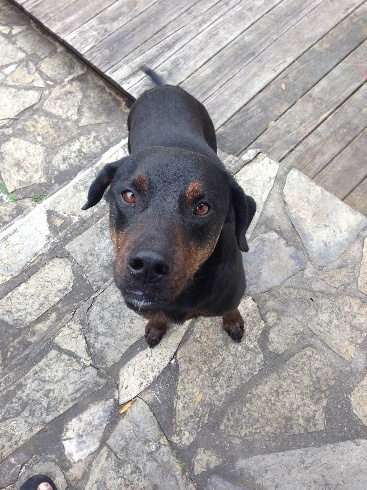
#> input picture HW1/kenny.jpg, 367 x 490 px
$ python dip_hw1_distortion.py --image kenny.jpg
#> lines starting #> are read from the running program, lines starting #| are printed output that depends on the picture
#> in main, input_image is the input picture: shape (490, 367, 3); mean B, G, R 160.2, 160, 162.6
### HW1/Transform/distortion.py
from .interpolation import interpolation
from dip import *
import math

class Distort:
    def __init__(self):
        pass

    def distortion(self, image, k):
        """Applies distortion to the image
                image: input image
                k: distortion Parameter
                return the distorted image"""
#> called with k = 0.005
        col_y, row_x, channel = image.shape
#> col_y = 490; row_x = 367; channel = 3
        xCenter = row_x // 2
#> xCenter = 183
        yCenter = col_y // 2
#> yCenter = 245

        distorted_image = zeros((col_y, row_x, channel))

        for i in range(col_y):
            for j in range(row_x):
                x_norm = j - xCenter
                y_norm = i - yCenter

                r = math.sqrt(x_norm ** 2 + y_norm ** 2)
                r_distort = (1 / (1 + k * r))

                x_distort = round(r_distort * x_norm) + xCenter
                y_distort = round(r_distort * y_norm) + yCenter

                if 0 <= y_distort < col_y and 0 <= x_distort < row_x:
                    distorted_image[y_distort, x_distort] = image[i, j]
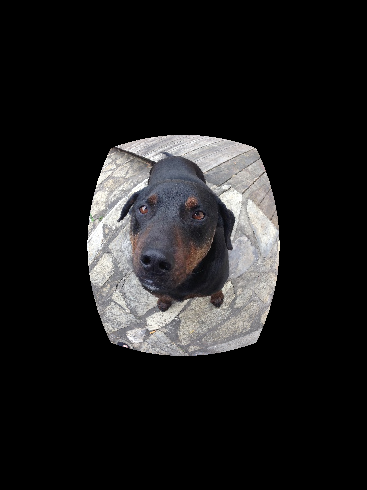
#> distorted_image: shape (490, 367, 3) float64; mean B, G, R 29.1, 28.8, 29.4

        return distorted_image

    def correction_naive(self, distorted_image, k):
        """Applies correction to a distorted image by applying the inverse of the distortion function
        image: the input image
        k: distortion parameter
        return the corrected image"""
#> called with k = 0.005
        col_y, row_x, channel = distorted_image.shape
#> col_y = 490; row_x = 367; channel = 3
        xCenter = row_x // 2
#> xCenter = 183
        yCenter = col_y // 2
#> yCenter = 245

        corrected_image = zeros((col_y, row_x, channel))
        for i in range(col_y):
            for j in range(row_x):
                x_dist = j - xCenter
                y_dist = i - yCenter

                r = math.sqrt(x_dist ** 2 + y_dist ** 2)
                r_inverse_distort = 1 + (k * r)

                x_correct = round(r_inverse_distort * x_dist) + xCenter
                y_correct = round(r_inverse_distort * y_dist) + yCenter

                if 0 <= y_correct < col_y and 0 <= x_correct < row_x:
                    corrected_image[y_correct, x_correct] = distorted_image[i, j]
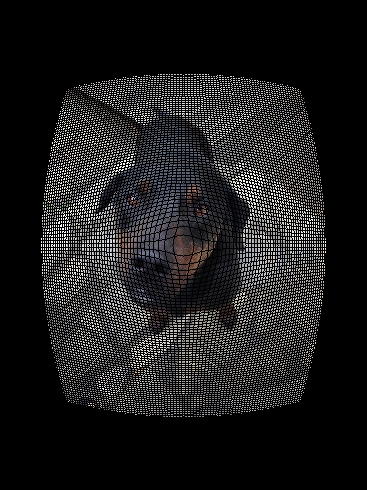
#> corrected_image: shape (490, 367, 3) float64; mean B, G, R 29.1, 28.8, 29.4

        return corrected_image

    def correction(self, distorted_image, k, interpolation_type):
        """Applies correction to a distorted image and performs interpolation
                image: the input image
                k: distortion parameter
                interpolation_type: type of interpolation to use (nearest_neighbor, bilinear)
                return the corrected image"""
#> called with k = 0.005, interpolation_type = 'nearest_neighbor'
        col_y, row_x, channel = distorted_image.shape
#> col_y = 490; row_x = 367; channel = 3
        xCenter = row_x // 2
#> xCenter = 183
        yCenter = col_y // 2
#> yCenter = 245

        corrected_img = zeros((col_y, row_x, channel))

        for i in range(col_y):
            for j in range(row_x):
                x_dist = j - xCenter
                y_dist = i - yCenter

                r = math.sqrt(x_dist ** 2 + y_dist ** 2)
                r_distort = 1 + (k * r)
                x_cd = x_dist / r_distort
                y_cd = y_dist / r_distort

                x_correct = (x_cd) + xCenter
                y_correct = (y_cd) + yCenter

                interpolate = interpolation()
                if 0 <= y_correct < col_y and 0 <= x_correct < row_x:
                        if interpolation_type == "bilinear":
                            x1 = math.ceil(x_correct)
                            x2 = math.floor(x_correct)
                            y1 = math.ceil(y_correct)
                            y2 = math.floor(y_correct)

                            bilinear = interpolate.bilinear_interpolation(x_correct, y_correct, x1, x2, y1, y2, distorted_image)
                            corrected_img[i, j] = bilinear

                        elif interpolation_type == "nearest_neighbor":
                            corrected_img[i, j] = distorted_image[round(y_correct), round(x_correct)]
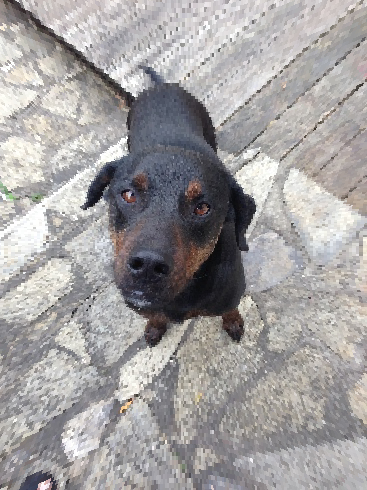
#> corrected_img: shape (490, 367, 3) float64; mean B, G, R 160, 159.8, 162.4

        return corrected_img

### HW1/dip_hw1_distortion.py
"""dip_hw1.py: Starter file to run howework 1"""

__author__      = "Pranav Mantini"
__email__ = "pmantini@uh.edu"
__version__ = "1.0.0"

import math, sys
from dip import namedWindow, imshow, waitKey, imwrite, imread
import numpy as np
from Transform.distortion import Distort


def display_image(window_name, image):
    """A function to display image"""
    namedWindow(window_name)
    imshow(window_name, image)
    waitKey(0)


def main():
    """ The main funtion that parses input arguments, calls the approrpiate
     interpolation method and writes the output image"""

    # Parse input arguments
    from argparse import ArgumentParser

    parser = ArgumentParser()

    parser.add_argument("-i", "--image", dest="image",
                        help="specify the name of the image", metavar="IMAGE")
    parser.add_argument("-k", "--distortion_parameter", dest="k",
                        help="specify the distortion parameter k", metavar="K")
    parser.add_argument("-m", "--interpolation", dest="interpolate",
                        help="specify the interpolation method (nearest_neighbor or bilinear)", metavar="INTERPOLATION METHOD")

    args = parser.parse_args()

    # Load image
    if args.image is None:
        print("Please specify the name of image")
        print("use the -h option to see usage information")
        sys.exit(2)
    else:
        image_name = args.image.split(".")[0]
        input_image = imread(args.image)

    # Check k argument
    if args.k is None:
        print("Distortion parameter is not provided")
        print("use the -h option to see usage information")
        k = 0.005
    else:
        k = float(args.k)

    # Check interpolate method argument
    if args.interpolate is None:
        print("Interpolation method not specified, using default=nearest_neighbor")
        print("use the -h option to see usage information")
        interpolation = "nearest_neighbor"
    else:
        if args.interpolate not in ["nearest_neighbor", "bilinear"]:
            print("Invalid interpolation method, using default=nearest_neighbor")
            print("use the -h option to see usage information")
            interpolation = "nearest_neighbor"
        else:
            interpolation = args.interpolate

    distortion_object = Distort()

    # Part 1
    distorted_image = distortion_object.distortion(input_image, k)

    # Part 2
    corrected_image_naive = distortion_object.correction_naive(distorted_image, k)

    # Part 3
    corrected_image = distortion_object.correction(distorted_image, k, interpolation)

    # Write output file
    outputDir = 'output/'

    output_image_name = outputDir + image_name + '_distorted_' + str(k) + ".jpg"
    imwrite(output_image_name, distorted_image)

    output_image_name_corrected_naive = outputDir + image_name + '_corrected_naive_' + str(k) + ".jpg"
    imwrite(output_image_name_corrected_naive, corrected_image_naive)

    output_image_name_corrected = outputDir + image_name + '_corrected_' +str(k) + "_"+ interpolation+".jpg"
    imwrite(output_image_name_corrected, corrected_image)


if __name__ == "__main__":
    main()
